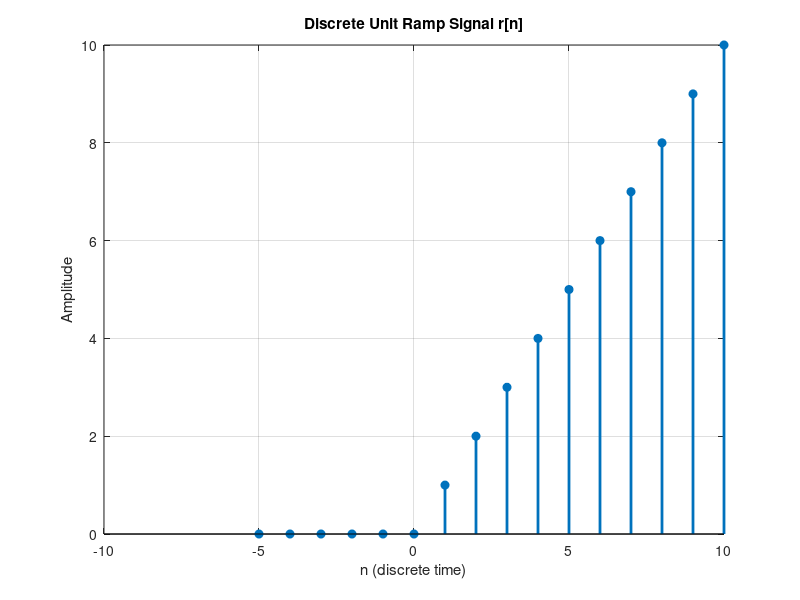

Source code (MATLAB):
% Define discrete time index
n = -5:10; % From -5 to 10 (includes negative range)
% Generate discrete unit ramp signal
x = max(0, n); % x[n] = n for n >= 0, 0 otherwise
% Plot the ramp signal
stem(n, x, 'filled', 'LineWidth', 2);
grid on;
xlabel('n (discrete time)');
ylabel('Amplitude');
title('Discrete Unit Ramp Signal r[n]');
